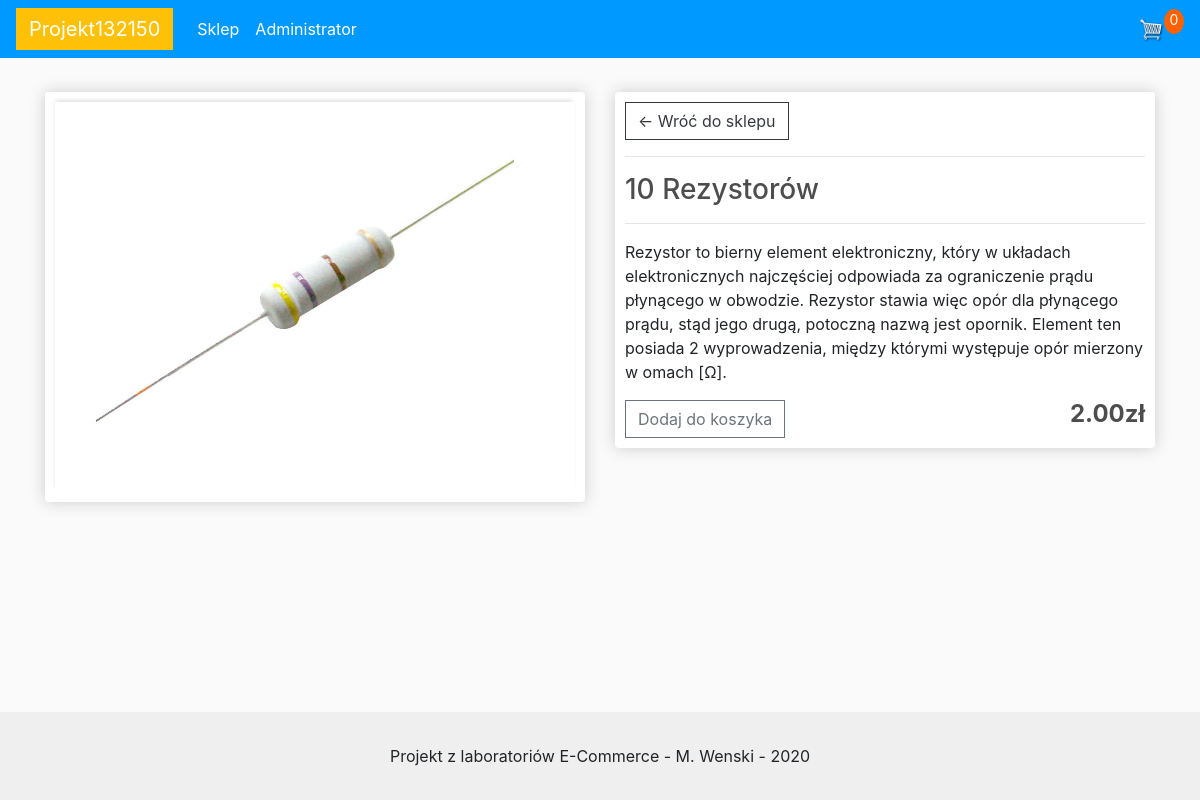
Screenshot of /view/1/ with the database file from the repository.
### store/models.py (models this page shows, shortened)
class Product(models.Model):
     name = models.CharField(max_length=200, null=True)
     price = models.DecimalField(max_digits=7, decimal_places=2)
     digital = models.BooleanField(default = False, null=True, blank=False)
     image = models.ImageField(null=True, blank = True)
     description = models.TextField(null=True)

### store/views.py (the view)
# urls.py: path('view/<int:pk>/', views.view, name="view"),
def view(request, pk):
     data = cartData(request)
     cartItems = data['cartItems']
     product = get_object_or_404(Product, pk=pk)
     context = { 'cartItems': cartItems, 'product':product}
     return render(request, 'store/view.html', context)

### store/utils.py (called while the page is built, shortened)
def cookieCart(request):
    try:
        cart = json.loads(request.COOKIES['cart'])
    except:
        cart = {}
    print('Cart: ', cart)
    items = []
    order = {'get_cart_total': 0, 'get_cart_items':0}
    cartItems = order['get_cart_items']
    return{'cartItems':cartItems, 'order':order, 'items':items}

def cartData(request):
    if request.user.is_authenticated:
          customer = request.user.customer
          order, created = Order.objects.get_or_create(customer=customer, complete=False)
          items = order.orderitem_set.all()
          cartItems = order.get_cart_items
    else:
          cookieData = cookieCart(request)
          cartItems = cookieData['cartItems']
          order = cookieData['order']
          items = cookieData['items']
    return{'cartItems':cartItems, 'order':order, 'items':items}

### store/templates/store/view.html
{% extends 'store/main.html' %}
{% load static %}
{% block content %}
    <div class="row">
        <div class="col-lg-6">
            <div class="box-element">
                <img class="thumbnail2" src="{{product.image.url}}">
            </div>
        </div>
        <div class="col-lg-6">
            <div class="box-element">
                <a  class="btn btn-outline-dark" href="{% url 'store' %}">&#x2190; Wróć do sklepu</a>
                <hr>
                <h3>{{product.name}}</h3>
                <hr>
                <div class="dane">
                    <p>{{product.description}}</p>
                </div>
                <button data-product={{product.id}} data-action="add" class="btn btn-outline-secondary add-btn update-cart">Dodaj do koszyka</button>
                <h4 style="display: inline-block; float: right"><strong>{{product.price}}zł</strong></h4>
            </div>
        </div>
    </div>
{% endblock content %}

### static/css/main.css (style rules this page uses)
body { background-color: hsl(0, 0%, 98%); min-height: 100vh; position: relative; }
h1,h2,h3,h4,h5,h6 { color:hsl(0, 0%, 30%); }
.box-element { box-shadow:hsl(0, 0%, 80%) 0 0 16px; background-color: #fff; border-radius: 4px; padding: 10px; }
.thumbnail2 { width: 100%; height: auto; -webkit-box-shadow: -1px -3px 5px -2px rgba(214,214,214,1); -moz-box-shadow: -1px -3px 5px -2px rgba(214,214,214,1); box-shadow: -1px -3px 5px -2px rgba(214,214,214,1); }
.col-lg-4, .col-lg-6, .col-lg-8, .col-lg-12 { margin-top: 10px; }
.btn { border-radius: 0; }
.row { margin-bottom: 85px; }

### rows the page displays
Product: image (picture), name "10 Rezystorów", description "Rezystor to bierny element elektroniczny, który w układach elektronicznych najczęściej odpowiada za ograniczenie prądu płynącego w obwodzie. Rezystor stawia więc opór dla płynącego prądu, stąd jego drugą, potoczną nazwą jest opornik. Element ten posiada 2 wyprowadzenia, między którymi występuje opór mierzony w omach [Ω].", price "2.00"

### other values shown
{{ cartItems }} "0"
